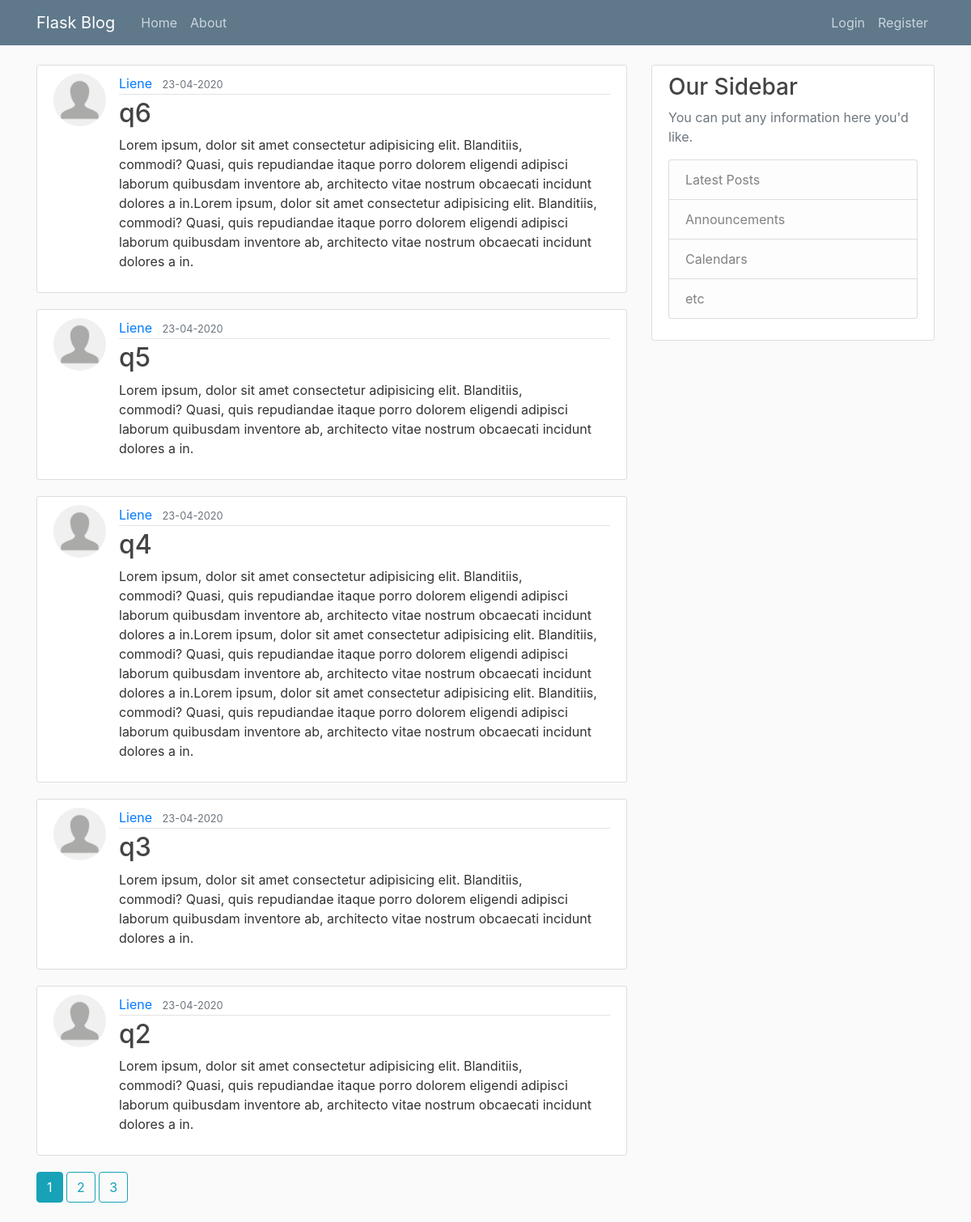
The page /home on the database its author committed.
### flaskblog/models.py (models this page shows, shortened)
class Post(db.Model):
    id = db.Column(db.Integer, primary_key=True)
    title = db.Column(db.String(100), nullable=False)
    date_posted = db.Column(db.DateTime, nullable=False, default=datetime.utcnow)
    content = db.Column(db.Text, nullable=False)
    user_id = db.Column(db.Integer, db.ForeignKey('user.id'), nullable=False)

class User(db.Model, UserMixin):
    id = db.Column(db.Integer, primary_key=True)
    username = db.Column(db.String(20), unique=True, nullable=False)
    email = db.Column(db.String(120), unique=True, nullable=False)
    image_file = db.Column(db.String(20), nullable=False, default='default.jpg')
    password = db.Column(db.String(60), nullable=False)
    posts = db.relationship('Post', backref='author', lazy=True)

### flaskblog/main/routes.py (the view)
@main.route("/")
@main.route("/home")
def home():
    page = request.args.get('page', 1, type=int)
    posts = Post.query.order_by(Post.date_posted.desc()).paginate(page=page, per_page=5)
    return render_template("home.html", posts=posts)

### flaskblog/templates/home.html
<!DOCTYPE html>
{% extends "base.html" %}
{% block content %}
{% for post in posts.items %}
    <article class="media content-section">
    <img class="rounded-circle article-img" src="{{ url_for('static', filename='profile_pics/' + post.author.image_file) }}" alt="Profile img">
        <div class="media-body">
            <div class="article-metadata">
                <a class="mr-2" href="{{ url_for('users.user_posts', username=post.author.username) }}">{{ post.author.username }}</a>
                <small class="text-muted">{{ post.date_posted.strftime('%d-%m-%Y') }}</small>
            </div>
            <h2><a class="article-title" href="{{ url_for('posts.post', post_id=post.id) }}">{{ post.title }}</a></h2>
            <p class="article-content">{{ post.content }}</p>
        </div>
    </article>
{% endfor %}
{% for page_num in posts.iter_pages(left_edge=1, right_edge=1, left_current=1, right_current=2) %}
    {% if page_num %}
        {% if posts.page == page_num %}
            <a class="btn btn-info mb-4" href="{{ url_for('main.home', page=page_num) }}">{{ page_num }}</a>
        {% else %}
            <a class="btn btn-outline-info mb-4" href="{{ url_for('main.home', page=page_num) }}">{{ page_num }}</a>
        {% endif%}
    {% else %}
        ...
    {% endif%}
{% endfor %}
{% endblock %}

### flaskblog/static/style.css (style rules this page uses)
body { background: #fafafa; color: #333333; margin-top: 5rem; }
h1, h2, h3, h4, h5, h6 { color: #444444; }
.content-section { background: #ffffff; padding: 10px 20px; border: 1px solid #dddddd; border-radius: 3px; margin-bottom: 20px; }
.article-title { color: #444444; }
.article-content { white-space: pre-line; }
.article-img { height: 65px; width: 65px; margin-right: 16px; }
.article-metadata { padding-bottom: 1px; margin-bottom: 4px; border-bottom: 1px solid #e3e3e3 }

### rows shown on the page
Post: image_file (placeholder picture), author.username "Liene", date_posted "23-04-2020", title "q6", content "Lorem ipsum, dolor sit amet consectetur adipisicing elit. Blanditiis, commodi? Quasi, quis repudiandae itaque porro dolorem eligendi adipisci laborum quibusdam inventore ab, architecto vitae nostrum obcaecati incidunt dolores a in.Lorem ipsum, dolor sit amet consectetur adipisicing elit. Blanditiis, commodi? Quasi, quis repudiandae itaque porro dolorem eligendi adipisci laborum quibusdam inventore ab, architecto vitae nostrum obcaecati incidunt dolores a in."
Post: image_file (placeholder picture), author.username "Liene", date_posted "23-04-2020", title "q5", content "Lorem ipsum, dolor sit amet consectetur adipisicing elit. Blanditiis, commodi? Quasi, quis repudiandae itaque porro dolorem eligendi adipisci laborum quibusdam inventore ab, architecto vitae nostrum obcaecati incidunt dolores a in."
Post: image_file (placeholder picture), author.username "Liene", date_posted "23-04-2020", title "q4", content "Lorem ipsum, dolor sit amet consectetur adipisicing elit. Blanditiis, commodi? Quasi, quis repudiandae itaque porro dolorem eligendi adipisci laborum quibusdam inventore ab, architecto vitae nostrum obcaecati incidunt dolores a in.Lorem ipsum, dolor sit amet consectetur adipisicing elit. Blanditiis, commodi? Quasi, quis repudiandae itaque porro dolorem eligendi adipisci laborum quibusdam inventore ab, architecto vitae nostrum obcaecati incidunt dolores a in.Lorem ipsum, dolor sit amet consectetur adipisicing elit. Blanditiis, commodi? Quasi, quis repudiandae itaque porro dolorem eligendi adipisci laborum quibusdam inventore ab, architecto vitae nostrum obcaecati incidunt dolores a in."
Post: image_file (placeholder picture), author.username "Liene", date_posted "23-04-2020", title "q3", content "Lorem ipsum, dolor sit amet consectetur adipisicing elit. Blanditiis, commodi? Quasi, quis repudiandae itaque porro dolorem eligendi adipisci laborum quibusdam inventore ab, architecto vitae nostrum obcaecati incidunt dolores a in."
Post: image_file (placeholder picture), author.username "Liene", date_posted "23-04-2020", title "q2", content "Lorem ipsum, dolor sit amet consectetur adipisicing elit. Blanditiis, commodi? Quasi, quis repudiandae itaque porro dolorem eligendi adipisci laborum quibusdam inventore ab, architecto vitae nostrum obcaecati incidunt dolores a in."

### other values the page prints
{{ page_num }} "1"
{{ page_num }} "2" "3"
